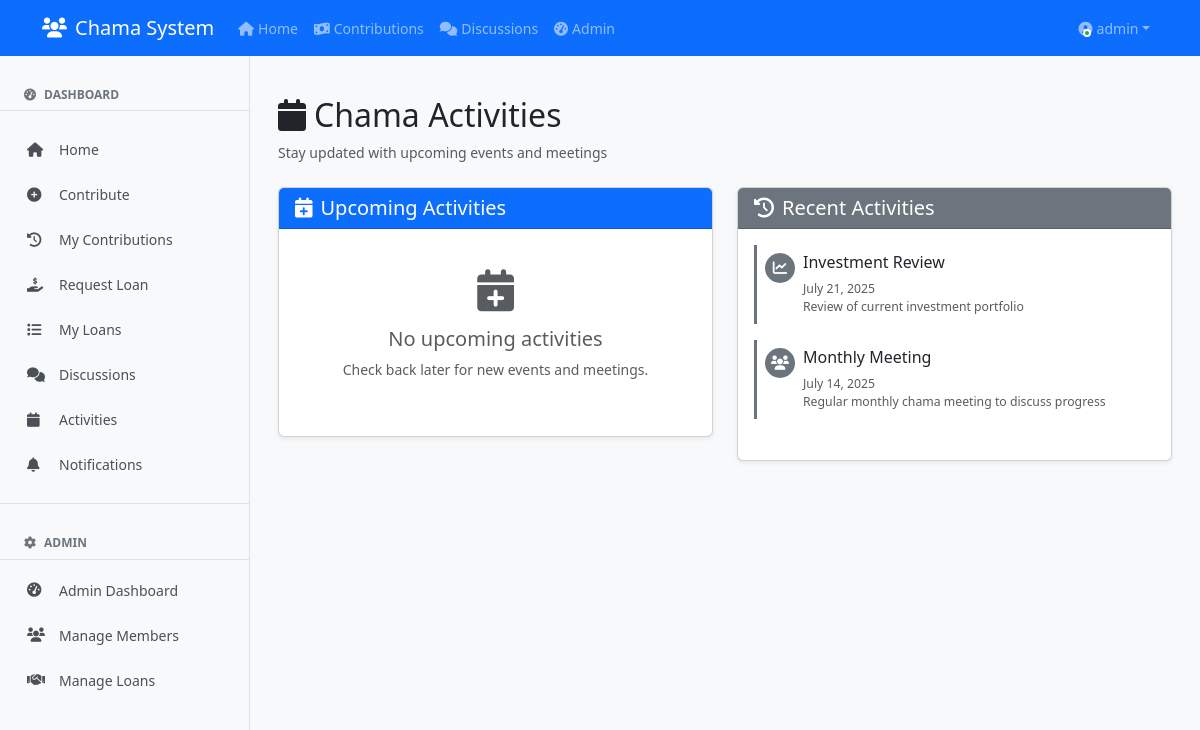
Page /activities (signed in) on the earlier database version.
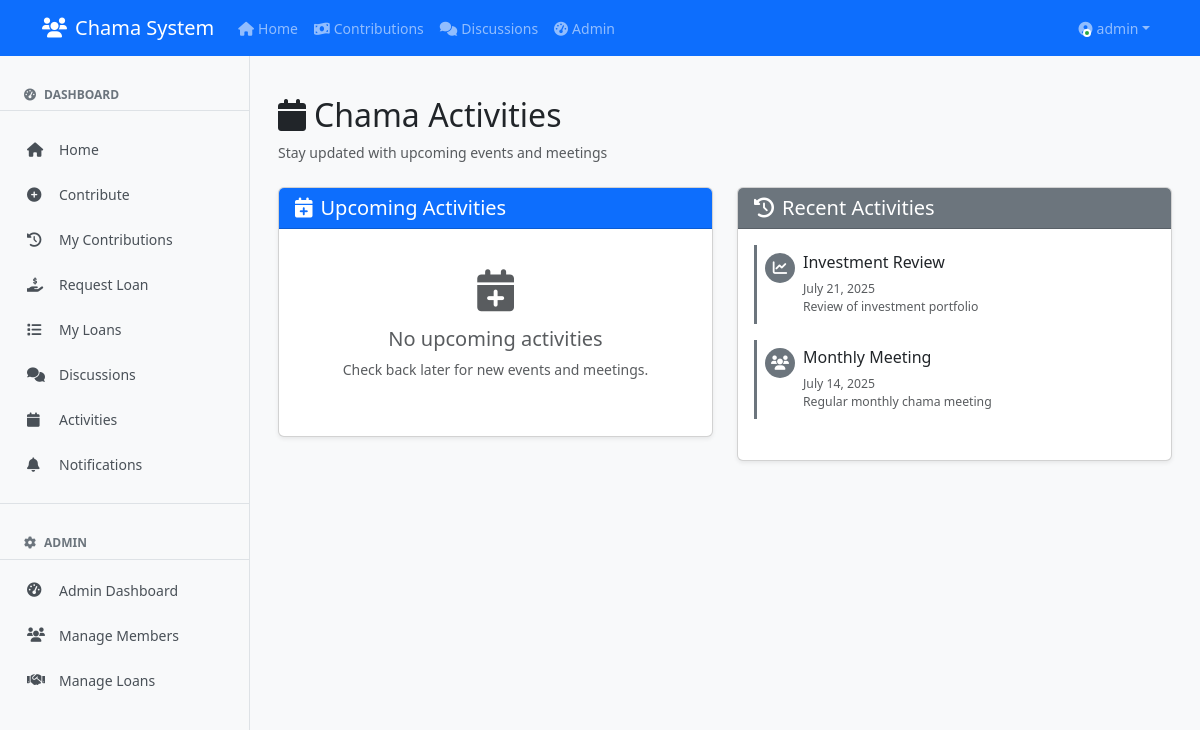
Same page on the later database version.
### clean_app.py (models this page shows, shortened)
class User(db.Model, UserMixin):
    id = db.Column(db.Integer, primary_key=True)
    username = db.Column(db.String(80), unique=True, nullable=False)
    password = db.Column(db.String(200), nullable=False)
    is_admin = db.Column(db.Boolean, default=False)
    last_seen = db.Column(db.DateTime, default=datetime.utcnow)
    is_online = db.Column(db.Boolean, default=False)
    members = db.relationship('Member', backref='user', lazy=True)

class Activity(db.Model):
    id = db.Column(db.Integer, primary_key=True)
    title = db.Column(db.String(100), nullable=False)
    description = db.Column(db.Text)
    date = db.Column(db.DateTime, nullable=False)
    type = db.Column(db.String(50), default='meeting')
    created_by = db.Column(db.Integer, db.ForeignKey('user.id'))
    user = db.relationship('User', backref='activities')

### clean_app.py (the view)
@app.route('/activities')
@login_required
def activities():
    upcoming = Activity.query.filter(Activity.date >= datetime.utcnow()).order_by(Activity.date).all()
    past = Activity.query.filter(Activity.date < datetime.utcnow()).order_by(Activity.date.desc()).limit(10).all()
    return render_template('activities.html', upcoming=upcoming, past=past)

### clean_app.py (called while the page is built)
@login_manager.user_loader
def load_user(user_id):
    return User.query.get(int(user_id))

### templates/activities.html (shortened to what this page needs)
{% extends "base.html" %}
{% block content %}
<div class="container-fluid">
    <div class="d-flex flex-column flex-md-row justify-content-between align-items-start align-items-md-center mb-4">
        <div>
            <h2><i class="fas fa-calendar me-2"></i>Chama Activities</h2>
            <p class="text-muted mb-0">Stay updated with upcoming events and meetings</p>
        </div>
    </div>
    <div class="row">
        <div class="col-12 col-lg-6 mb-4">
            <div class="card shadow-sm h-100">
                <div class="card-header bg-primary text-white">
                    <h5 class="mb-0"><i class="fas fa-calendar-plus me-2"></i>Upcoming Activities</h5>
                </div>
                <div class="card-body">
                    {% if upcoming %}
                        {% for activity in upcoming %}
                        <div class="activity-item mb-3 p-3 border rounded">
                            <div class="d-flex align-items-start">
                                <div class="activity-icon bg-primary text-white me-3">
                                    {% if activity.type == 'meeting' %}
                                        <i class="fas fa-users"></i>
                                    {% elif activity.type == 'review' %}
                                        <i class="fas fa-chart-line"></i>
                                    {% else %}
                                        <i class="fas fa-calendar"></i>
                                    {% endif %}
                                </div>
                                <div class="flex-grow-1">
                                    <h6 class="mb-1">{{ activity.title }}</h6>
                                    <div class="text-primary fw-medium mb-2">
                                        <i class="fas fa-clock me-1"></i>
                                        {{ activity.date.strftime('%B %d, %Y at %I:%M %p') }}
                                    </div>
                                    {% if activity.description %}
                                        <p class="text-muted mb-0">{{ activity.description }}</p>
                                    {% endif %}
                                    <div class="mt-2">
                                        <span class="badge bg-{{ 'success' if activity.type == 'meeting' else 'info' if activity.type == 'review' else 'secondary' }}">
                                            {{ activity.type.title() }}
                                        </span>
                                    </div>
                                </div>
                            </div>
                        </div>
                        {% endfor %}
                    {% else %}
                        <div class="text-center py-4">
                            <i class="fas fa-calendar-plus fa-3x text-muted mb-3"></i>
                            <h5 class="text-muted">No upcoming activities</h5>
                            <p class="text-muted">Check back later for new events and meetings.</p>
                        </div>
                    {% endif %}
                </div>
            </div>
        </div>
        <div class="col-12 col-lg-6">
            <div class="card shadow-sm h-100">
                <div class="card-header bg-secondary text-white">
                    <h5 class="mb-0"><i class="fas fa-history me-2"></i>Recent Activities</h5>
                </div>
                <div class="card-body">
                    {% if past %}
                        {% for activity in past %}
                        <div class="activity-item mb-3 p-2 border-start border-3 border-secondary">
                            <div class="d-flex align-items-start">
                                <div class="activity-icon-sm bg-secondary text-white me-2">
                                    {% if activity.type == 'meeting' %}
                                        <i class="fas fa-users"></i>
                                    {% elif activity.type == 'review' %}
                                        <i class="fas fa-chart-line"></i>
                                    {% else %}
                                        <i class="fas fa-calendar"></i>
                                    {% endif %}
                                </div>
                                <div class="flex-grow-1">
                                    <h6 class="mb-1">{{ activity.title }}</h6>
                                    <small class="text-muted">
                                        {{ activity.date.strftime('%B %d, %Y') }}
                                    </small>
                                    {% if activity.description %}
                                        <p class="text-muted mb-0 small">{{ activity.description|truncate(80) }}</p>
                                    {% endif %}
                                </div>
                            </div>
                        </div>
                        {% endfor %}
                    {% else %}
                        <div class="text-center py-4">
                            <i class="fas fa-history fa-3x text-muted mb-3"></i>
                            <h5 class="text-muted">No past activities</h5>
                            <p class="text-muted">Activity history will appear here.</p>
                        </div>
                    {% endif %}
                </div>
            </div>
        </div>
    </div>
</div>
{% endblock %}

### templates/base.html (shortened to what this page needs)
<!DOCTYPE html>
<html lang="en">
<head>
    <link href="https://cdn.jsdelivr.net/npm/bootstrap@5.3.0-alpha1/dist/css/bootstrap.min.css" rel="stylesheet">
    <link rel="stylesheet" href="https://cdnjs.cloudflare.com/ajax/libs/font-awesome/6.0.0/css/all.min.css">
</head>
<body>
    {% include 'navbar.html' %}
    {% if current_user.is_authenticated %}
    <div class="sidebar" id="sidebar">
        <div class="sidebar-header">
            <h6><i class="fas fa-tachometer-alt me-2"></i>Dashboard</h6>
        </div>
        <nav class="sidebar-nav">
            <a href="{{ url_for('index') }}" class="sidebar-link {% if request.endpoint == 'index' %}active{% endif %}">
                <i class="fas fa-home"></i>
                <span>Home</span>
            </a>
            <a href="{{ url_for('contribute') }}" class="sidebar-link">
                <i class="fas fa-plus-circle"></i>
                <span>Contribute</span>
            </a>
            <a href="{{ url_for('my_contributions') }}" class="sidebar-link">
                <i class="fas fa-history"></i>
                <span>My Contributions</span>
            </a>
            <a href="{{ url_for('request_loan') }}" class="sidebar-link">
                <i class="fas fa-hand-holding-usd"></i>
                <span>Request Loan</span>
            </a>
            <a href="{{ url_for('loans') }}" class="sidebar-link">
                <i class="fas fa-list"></i>
                <span>My Loans</span>
            </a>
            <a href="{{ url_for('discussions') }}" class="sidebar-link {% if request.endpoint == 'discussions' %}active{% endif %}">
                <i class="fas fa-comments"></i>
                <span>Discussions</span>
            </a>
            <a href="{{ url_for('activities') }}" class="sidebar-link">
                <i class="fas fa-calendar"></i>
                <span>Activities</span>
            </a>
            <a href="{{ url_for('notifications') }}" class="sidebar-link">
                <i class="fas fa-bell"></i>
                <span>Notifications</span>
            </a>
            {% if current_user.is_admin %}
            <div class="sidebar-divider"></div>
            <div class="sidebar-header">
                <h6><i class="fas fa-cog me-2"></i>Admin</h6>
            </div>
            <a href="{{ url_for('admin_dashboard') }}" class="sidebar-link">
                <i class="fas fa-tachometer-alt"></i>
                <span>Admin Dashboard</span>
            </a>
            <a href="{{ url_for('admin_members') }}" class="sidebar-link">
                <i class="fas fa-users"></i>
                <span>Manage Members</span>
            </a>
            <a href="{{ url_for('admin_loan_requests') }}" class="sidebar-link">
                <i class="fas fa-handshake"></i>
                <span>Manage Loans</span>
            </a>
            {% endif %}
        </nav>
    </div>
    {% endif %}
    <div class="main-content {% if current_user.is_authenticated %}with-sidebar{% endif %}">
        <div class="container-fluid px-2 px-md-3">
            {% block content %}{% endblock %}
        </div>
    </div>
</body>
</html>

### templates/navbar.html (shortened to what this page needs)
<nav class="navbar navbar-expand-lg navbar-dark bg-primary">
    <div class="container">
        <a class="navbar-brand" href="{{ url_for('index') }}">
            <i class="fas fa-users me-2"></i>Chama System
        </a>
        <div class="collapse navbar-collapse" id="navbarNav">
            {% if current_user.is_authenticated %}
            <ul class="navbar-nav me-auto">
                <li class="nav-item">
                    <a class="nav-link {% if request.path == url_for('index') %}active{% endif %}" href="{{ url_for('index') }}">
                        <i class="fas fa-home me-1"></i>Home
                    </a>
                </li>
                <li class="nav-item">
                    <a class="nav-link {% if request.path == url_for('contributions') %}active{% endif %}" href="{{ url_for('contributions') }}">
                        <i class="fas fa-money-bill-wave me-1"></i>Contributions
                    </a>
                </li>
                <li class="nav-item">
                    <a class="nav-link {% if request.path == url_for('discussions') %}active{% endif %}" href="{{ url_for('discussions') }}">
                        <i class="fas fa-comments me-1"></i>Discussions
                    </a>
                </li>
                {% if current_user.is_admin %}
                <li class="nav-item">
                    <a class="nav-link {% if request.path == url_for('admin_dashboard') %}active{% endif %}" href="{{ url_for('admin_dashboard') }}">
                        <i class="fas fa-tachometer-alt me-1"></i>Admin
                    </a>
                </li>
                {% endif %}
            </ul>
            <ul class="navbar-nav">
                <li class="nav-item dropdown">
                    <a class="nav-link dropdown-toggle user-dropdown" href="#" id="navbarDropdown" role="button"
                       data-bs-toggle="dropdown" aria-expanded="false">
                        <div class="user-avatar">
                            <span class="online-dot"></span>
                        </div>
                        <span class="ms-1">{{ current_user.username }}</span>
                    </a>
                </li>
            </ul>
            {% endif %}
        </div>
    </div>
</nav>

### templates/base.html (style rules this page uses)
body { background-color: #f8f9fa; font-size: 14px; }
.navbar { margin-bottom: 20px; }
.sidebar { position: fixed; top: 56px; left: 0; width: 250px; height: calc(100vh - 56px); background: #f8f9fa; border-right: 1px solid #dee2e6; z-index: 1000; overflow-y: auto; padding: 1rem 0; }
.sidebar-header { padding: 1rem 1.5rem 0.5rem; border-bottom: 1px solid #dee2e6; margin-bottom: 0.5rem; }
.sidebar-header h6 { color: #6c757d; font-size: 0.75rem; text-transform: uppercase; font-weight: 600; margin: 0; }
.sidebar-nav { padding: 0.5rem 0; }
.sidebar-link { display: flex; align-items: center; padding: 0.75rem 1.5rem; color: #495057; text-decoration: none; transition: all 0.2s ease; border-left: 3px solid transparent; }
.sidebar-link i { width: 20px; margin-right: 0.75rem; font-size: 0.9rem; }
.sidebar-divider { height: 1px; background-color: #dee2e6; margin: 1rem 0; }
.main-content { margin-left: 0; padding-top: 20px; }
.main-content.with-sidebar { margin-left: 250px; }

### templates/navbar.html (style rules this page uses)
.user-dropdown { display: flex; align-items: center; }
.user-avatar { position: relative; display: inline-block; }
.online-dot { position: absolute; bottom: 2px; right: 2px; width: 8px; height: 8px; background-color: #28a745; border: 2px solid white; border-radius: 50%; animation: pulse-dot 2s infinite; }

### templates/activities.html (style rules this page uses)
.activity-icon-sm { width: 30px; height: 30px; border-radius: 50%; display: flex; align-items: center; justify-content: center; font-size: 0.9rem; }
.activity-item { transition: all 0.2s ease; }

Differences in the rows shown:
changed Activity "Investment Review": description "Review of current investment portfolio" → "Review of investment portfolio"
changed Activity "Monthly Meeting": description "Regular monthly chama meeting to discuss progress" → "Regular monthly chama meeting"
